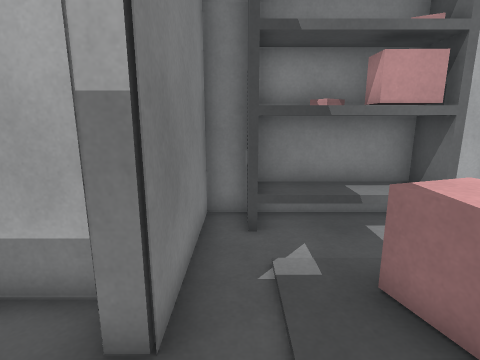
view 1 (above)

12 first-person views from a walk through a scene from a Unity 3-D project. The camera is 1.4 m above the floor, tilts 12° down and sees 80° across. The floor is counted in squares, 0.56 m on a side. Each view is taken from the middle of a square. On the plan, view 1 faces up. The plan holds only what a view shows up to about 19 squares ahead; the rest is blank. The place goes on beyond the plan. The player is left out. Door leaves are left out, so doorways stand open. Some surface patterns are stand-ins.

view 2
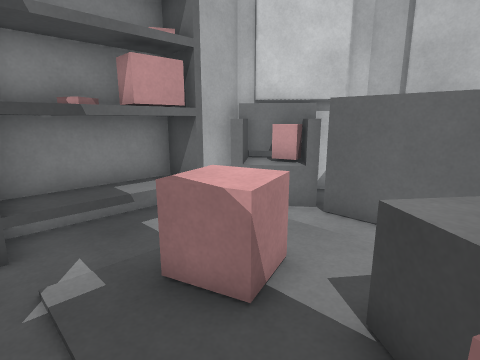

view 3
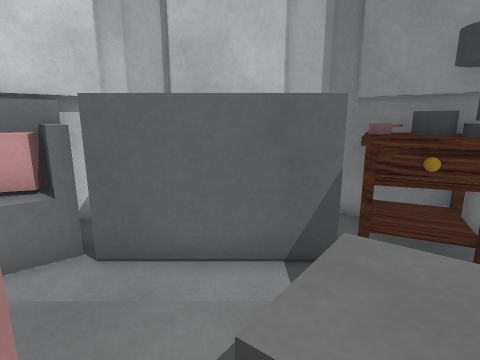

view 4
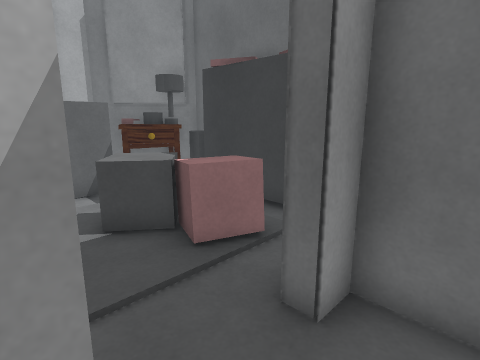

view 5
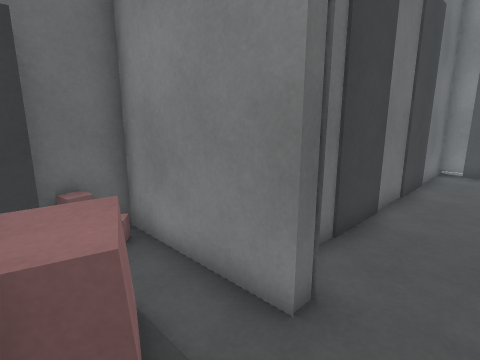

view 6
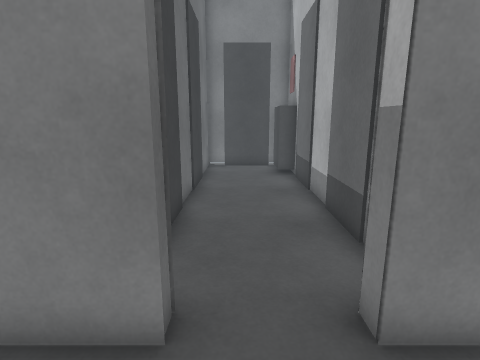

view 7
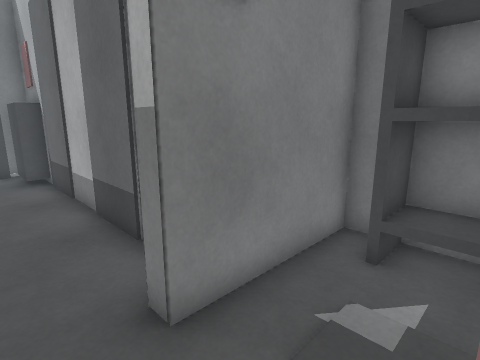

view 8
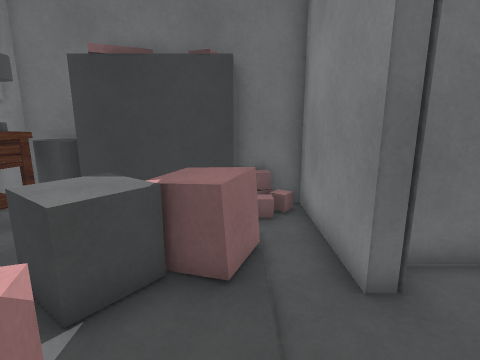

view 9
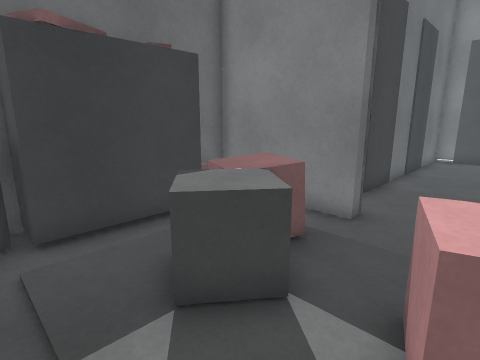

view 10
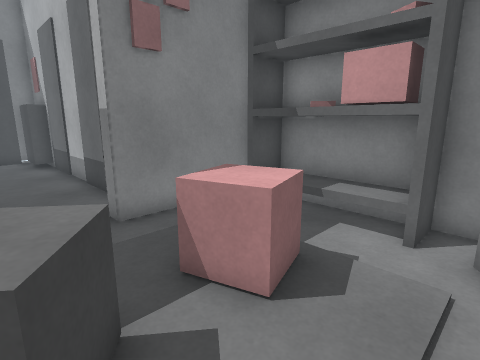

view 11
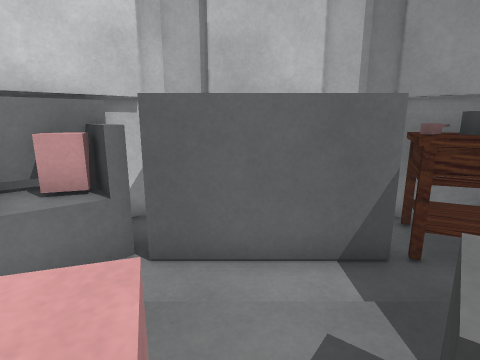

view 12
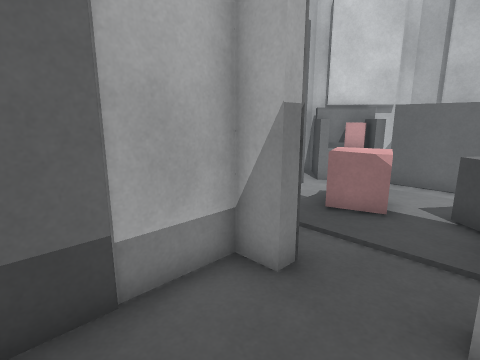

### Floor plan
Key: @ floor where view 1 was taken; # wall or solid block; . floor; D open door; O other object.
Columns run from 14 left of view 1 to 9 right of it. Each row starts with its distance up from view 1.
  8              ##########
  7              #OOOOOOOO#
  6              #OOOOOOOOO
  5              #......OOO#
  4   ############..OO...O
  3 ###.........D#..OOO..O
  2 #...........D#...O...O
  1 #...........D....OO..O
  0 #...........D#@OOOO..O
 -1 ##############.OOOO..OO
 -2              #.OO...OOOO
 -3              #.OOOOOOOO#
 -4              #OO   #O ##
 -5              ###   ####

Positions as (right, up) in squares from view 1, and headings:
1: (0, 0), facing up
2: (0, 0), facing up-right
3: (2, 1), facing right
4: (-3, 3), facing down-right
5: (2, 2), facing down-left
6: (2, 1), facing left
7: (2, 1), facing up-left
8: (1, 4), facing down
9: (6, 3), facing down-left
10: (6, 0), facing up-left
11: (2, 2), facing right
12: (-5, 0), facing up-right
